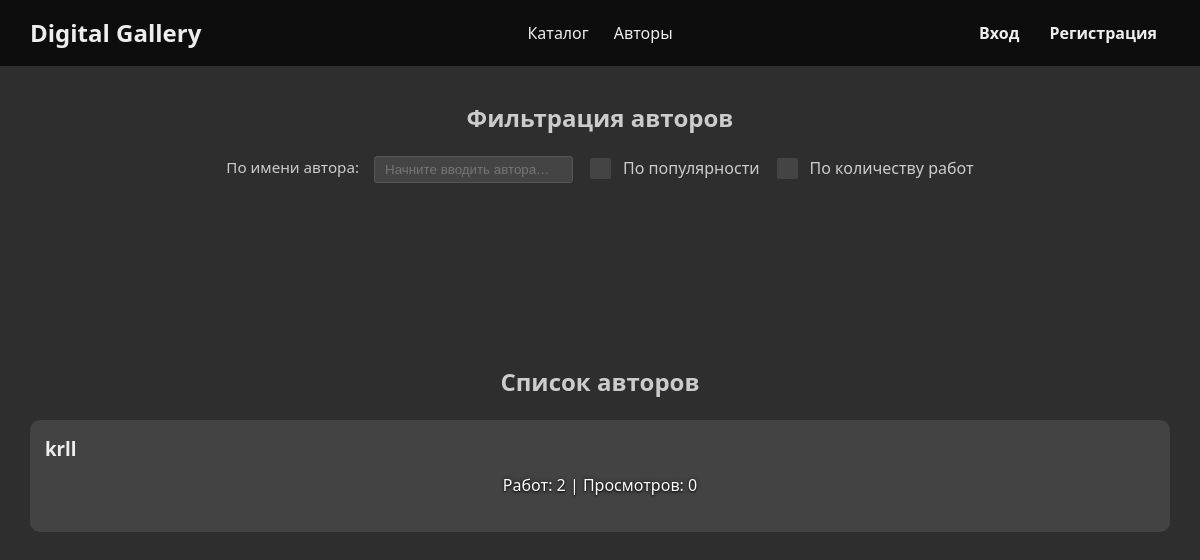
The app's page /authors, older data.
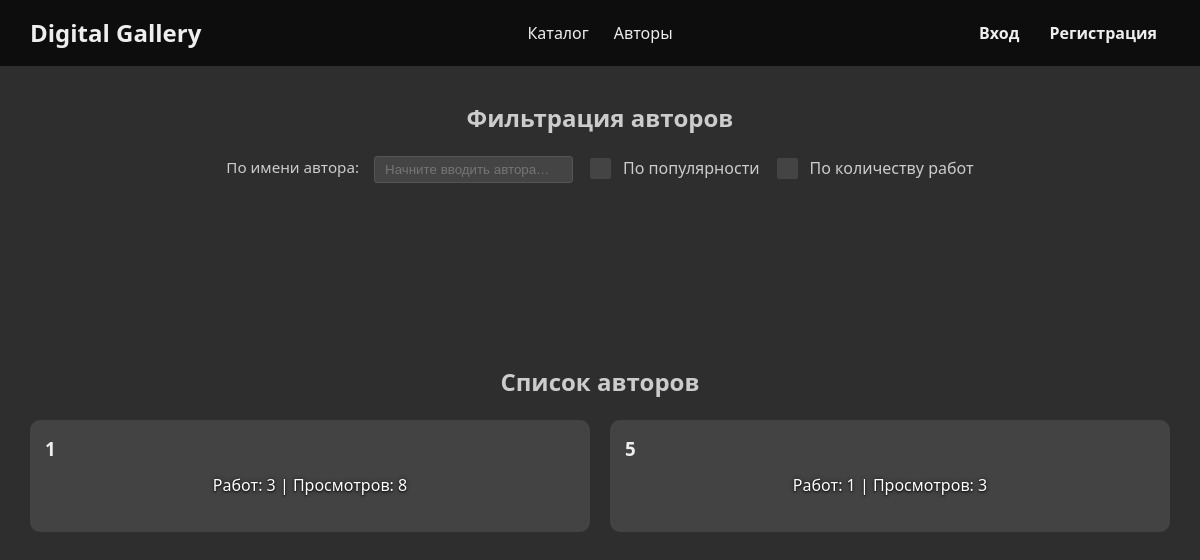
The same page, newer data.
### WebSite/data/users.py (models this page shows, shortened)
class User(SqlAlchemyBase, UserMixin, SerializerMixin):
    __tablename__ = 'users'
    id = Column(Integer, primary_key=True, autoincrement=True)
    nick_name = Column(String, nullable=False)
    email = Column(String, index=True, unique=True)
    hashed_password = Column(String, nullable=False)
    description = Column(String, nullable=True)
    balance = Column(Integer, default=0)
    creation_time = Column(DateTime, default=datetime.datetime.now)
    avatar_ext = Column(String, nullable=True)
    card_ext = Column(String, nullable=True)
    arts_created = orm.relationship('Arts', foreign_keys='Arts.creator', back_populates='creator_user')
    arts_owned = orm.relationship('Arts', foreign_keys='Arts.owner', back_populates='owner_user')

### WebSite/server.py (the view)
@app.route('/authors', methods=['GET'])
def authors():
    query = g.db_sess.query(
        User,
        func.count(Arts.id).label('works_count'),
        func.coalesce(func.sum(Arts.views), 0).label('total_views')
    ).join(Arts, User.id == Arts.creator).group_by(User.id)  # group_by обязательно (требуется для count/sum)
    popular_filter = bool(request.args.get('popularFilter'))
    works_count_filter = bool(request.args.get('worksCountFilter'))
    filter_authors = set(a.strip() for a in request.args.get('author', '').strip().split(',') if a.strip())
    if filter_authors:
        exprs = [User.nick_name.ilike(f'%{aut}%') for aut in filter_authors]
        query = query.filter(or_(*exprs))
    result = []
    for user, count, views in query.all():
        result.append({
            'user': user,
            'works_count': count,
            'total_views': views,
            'popular_works': g.db_sess.query(Arts)
            .filter_by(creator=user.id)
            .order_by(desc(Arts.views))
            .limit(3)
            .all()
        })
    if popular_filter:
        result.sort(key=lambda x: x['total_views'], reverse=True)
    if works_count_filter:
        result.sort(key=lambda x: x['works_count'], reverse=True)
    return render_template('authors.html',
                           authors=result,
                           author=', '.join(filter_authors),
                           popularFilter=popular_filter,
                           worksCountFilter=works_count_filter,
                           allAuthors=[u.nick_name for u in g.db_sess.query(User).all()])

### WebSite/data/db_session.py (called while the page is built)
def create_session() -> Session:
    global __factory
    return __factory()

### WebSite/server.py (called while the page is built)
@app.before_request
def open_db():
    g.db_sess = db_session.create_session()

### WebSite/templates/authors.html (shortened to what this page needs)
<!DOCTYPE html>
<html lang="ru">
<head>
    <link rel="stylesheet" href="{{ url_for('static', filename='css/styles.css') }}">
</head>
<body>
{% include 'header.html' %}
<form id="filterForm" method="get" action="{{ url_for('authors') }}">
    <section class="reveal" id="authorFilterSection" style="z-index: 10;">
        <h2>Фильтрация авторов</h2>
        <div class="filter-group">
            <label for="authorInput">По имени автора:</label>
            <div style="position: relative;">
                <input
                        type="text"
                        id="authorInput"
                        name="author"
                        autocomplete="off"
                        placeholder="Начните вводить автора…"
                        value="{{ author or '' }}"
                />
            </div>
            <div class="checkbox-container">
                <input type="checkbox" id="popularFilter" name="popularFilter" value="on"
                       {% if popularFilter %}checked{% endif %}>
                <label for="popularFilter">По популярности</label>
            </div>
            <div class="checkbox-container">
                <input type="checkbox" id="worksCountFilter" name="worksCountFilter" value="on"
                       {% if worksCountFilter %}checked{% endif %}>
                <label for="worksCountFilter">По количеству работ</label>
            </div>
        </div>
    </section>
</form>
<section class="reveal" id="authorsSection">
    <h2>Список авторов</h2>
    <div class="works-grid" style="grid-template-columns: repeat(auto-fit, minmax(250px, 1fr)); align-items: start;">
        {% for item in authors %}
        <div class="author-card" data-link="{{ url_for('profile', user_id=item.user.id) }}">
            <h3 class="no-redirect">{{item.user.nick_name}}</h3>
            <p class="no-redirect">Работ: {{item.works_count}} | Просмотров: {{item.total_views}}</p>
        </div>
        {% endfor %}
    </div>
</section>
</body>
</html>

### WebSite/templates/header.html
<header>
    <div class="menu-left">
        <a href="{{ url_for('index') }}">Digital Gallery</a>
    </div>
    <nav>
        <ul>
            <li><a href="{{ url_for('catalog') }}">Каталог</a></li>
            <li><a href="{{ url_for('authors') }}">Авторы</a></li>
        </ul>
    </nav>
    <div class="menu-right">
        {% if current_user.is_authenticated %}
        <a href="{{ url_for('profile', user_id=current_user.id) }}">{{ current_user.nick_name }}</a>
        {% else %}
        <a href="{{ url_for('web_login') }}">Вход</a>
        <a href="{{ url_for('web_register') }}">Регистрация</a>
        {% endif %}
    </div>
</header>

### WebSite/static/css/styles.css (style rules this page uses)
* { box-sizing: border-box; margin: 0; padding: 0; }
html { scroll-behavior: smooth; }
body { font-family: 'Segoe UI', sans-serif; background: #2e2e2e; color: #eee; overflow-x: hidden; line-height: 1.5; }
body::before { content: ""; position: fixed; top: 0; left: 0; width: 100vw; height: 100vh; opacity: 0.1; background-image: url("https://www.transparenttextures.com/patterns/asfalt-dark.png"); pointer-events: none; z-index: -2; }
header { position: fixed; top: 0; left: 0; width: 100%; background: rgba(0,0,0,0.7); backdrop-filter: blur(8px); display: flex; align-items: center; padding: 15px 30px; z-index: 100; }
.menu-left, .menu-right { flex: 1; }
.menu-left a { font-size: 1.5rem; font-weight: bold; text-decoration: none; color: #eee; }
nav { flex: 2; text-align: center; }
nav ul { list-style: none; display: inline-flex; gap: 25px; justify-content: center; align-items: center; }
nav ul li { position: relative; }
nav ul li a { text-decoration: none; color: #eee; font-size: 1rem; padding: 5px 0; transition: color 0.3s; }
nav ul li a::after { content: ""; position: absolute; width: 0; height: 2px; background-color: #bbb; left: 0; bottom: -2px; transition: width 0.3s; }
.menu-right { text-align: right; }
.menu-right a { font-weight: bold; padding: 8px 12px; border: 1px solid transparent; border-radius: 5px; text-decoration: none; transition: border 0.3s, background 0.3s; color: #eee; }
section { padding: 100px 30px 50px; position: relative; z-index: 1; }
section h1, section h2 { text-align: center; margin-bottom: 20px; max-width: auto; color: #ccc; word-wrap: break-word; word-break: break-word; white-space: normal; }
section h3 { margin-bottom: 10px; }
section p { text-align: center; max-width: 800px; margin: 0 auto 20px; word-wrap: break-word; word-break: break-word; white-space: normal; }
.reveal { opacity: 0; transform: translateY(50px); transition: opacity 0.6s ease-out, transform 0.6s ease-out; }
.reveal.active { opacity: 1; transform: translateY(0); }
.filter-group { display: flex; flex-wrap: wrap; gap: 15px; justify-content: center; margin-bottom: 30px; }
.filter-group label { font-size: 0.95rem; color: #ccc; }
.filter-group input, .filter-group select { padding: 5px 10px; border-radius: 3px; border: 1px solid #555; background: #444; color: #eee; outline: none; transition: border-color 0.3s; }
.works-grid { display: flex; flex-wrap: wrap; justify-content: center; gap: 20px; }
.author-card { background: rgba(255,255,255,0.1); border-radius: 10px; padding: 15px; position: relative; overflow: visible; cursor: pointer; transition: transform 0.3s ease, box-shadow 0.3s ease; }
.author-card.default-bg { background: rgba(255,255,255,0.1); }

### WebSite/templates/authors.html (style rules this page uses)
.works-grid { display: grid; grid-template-columns: repeat(auto-fit, minmax(250px, 1fr)); gap: 20px; }
.checkbox-container { display: flex; align-items: left; margin-bottom: 3px; cursor: default; }
.checkbox-container input[type="checkbox"] { appearance: none; -webkit-appearance: none; -moz-appearance: none; width: 25px; height: 25px; border: 2px solid #2e2e2e; border-radius: 4px; margin-right: 10px; position: relative; outline: none; cursor: pointer; transition: background-color 0.2s, border-color 0.2s; }
.checkbox-container label { cursor: pointer; color: #cccccc; font-size: 1rem; }
.no-redirect { cursor: default; }
.author-card p { color: #fff; text-shadow: 0 1px 2px rgba(0, 0, 0, 0.8), 0 0 4px rgba(0, 0, 0, 0.6); }

Row changes from the older to the newer data that the page shows:
added User: user.nick_name "5"
Text that changed along with them:
new list line: "1"
new list line: "Работ: 3 | Просмотров: 8"
new list line: "Работ: 1 | Просмотров: 3"
list line gone: "krll"
list line gone: "Работ: 2 | Просмотров: 0"
